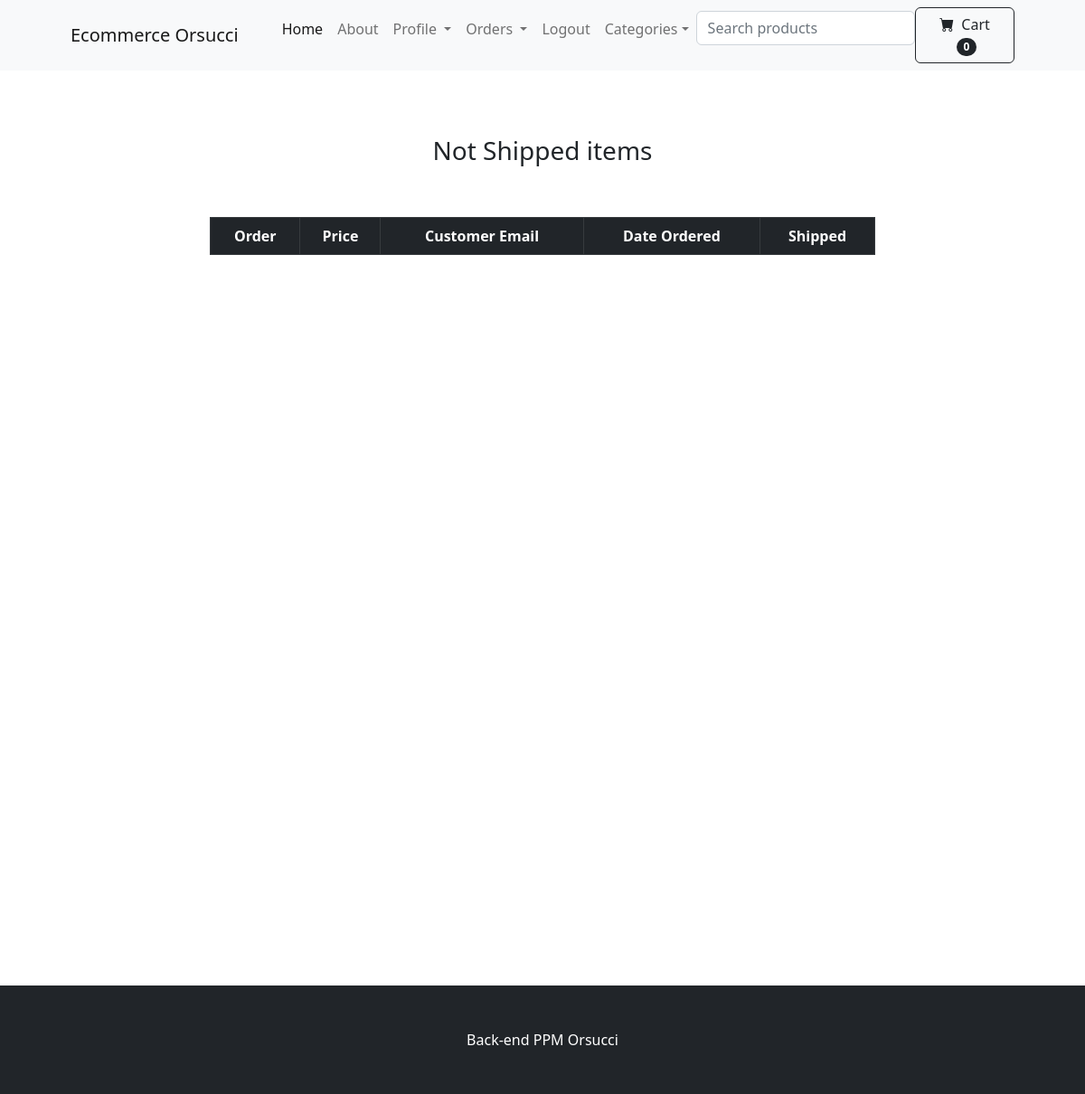
Page /payment/not_shipped_dash (signed in) on the earlier database version.
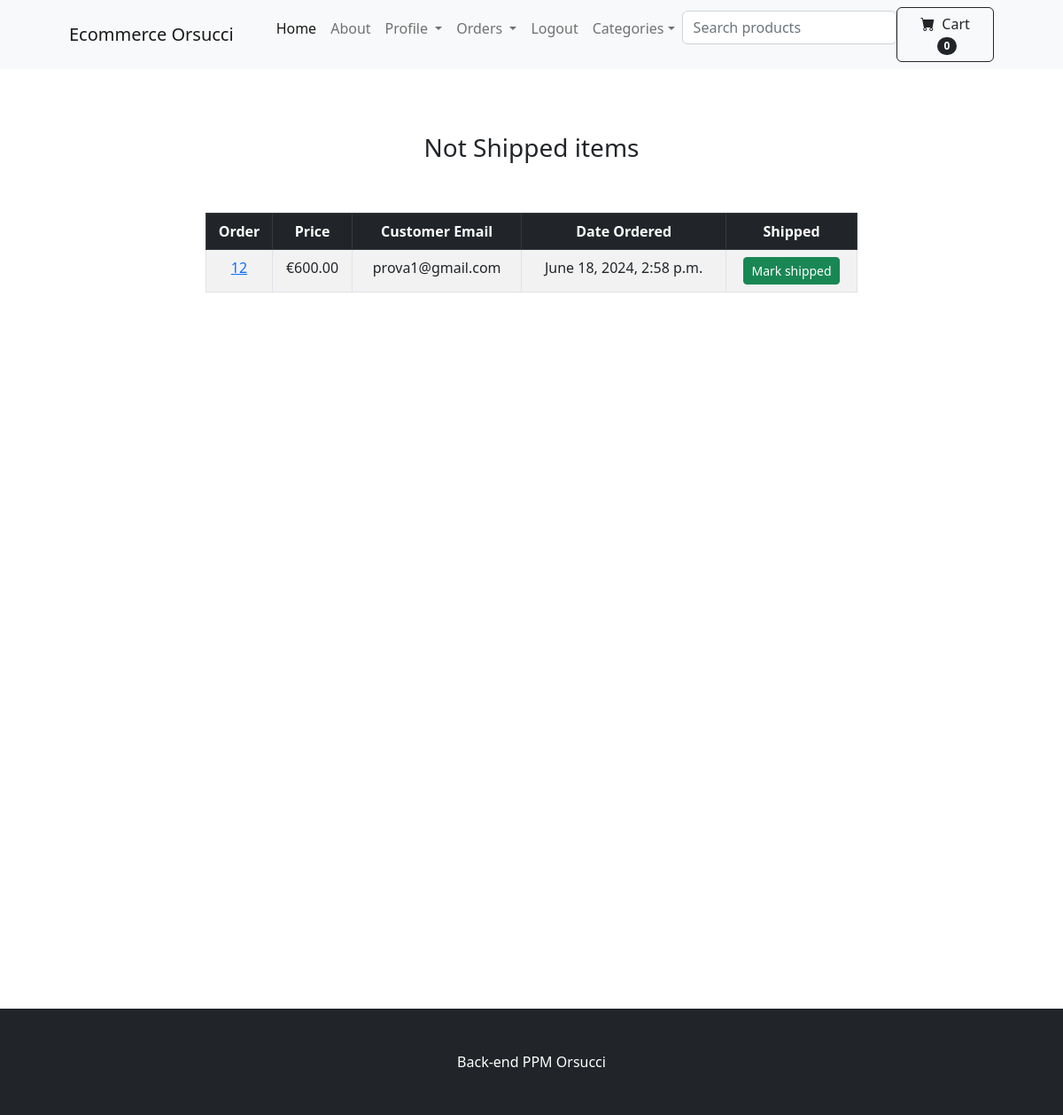
Same page on the later database version.
### payment/models.py (models this page shows, shortened)
class Order(models.Model):
    user = models.ForeignKey(User, on_delete=models.CASCADE, null=True, blank=True)
    full_name = models.CharField(max_length=250)
    email = models.EmailField(max_length=250)
    shipping_address = models.TextField(max_length=15000)
    amount_paid = models.DecimalField(max_digits=10, decimal_places=2)
    date_ordered = models.DateTimeField(auto_now_add=True)
    shipped = models.BooleanField(default=False)
    date_shipped = models.DateTimeField(null=True, blank=True)

### payment/views.py (the view, shortened to what this page needs)
# urls.py: path('not_shipped_dash', views.not_shipped_dash, name='not_shipped_dash'),
def not_shipped_dash(request):
    if request.user.is_authenticated and request.user.is_superuser:
        orders = Order.objects.filter(shipped=False)
        return render(request, "payment/not_shipped_dash.html", {"orders":orders})
    else:
        messages.success(request, "Access Denied")
        return redirect('home')

### cart/cart.py (called while the page is built)
    def __len__(self):
        return len(self.cart)

### cart/context_processor.py (called while the page is built)
def cart(request):
    return {'cart': Cart(request)}

### store/views.py (called while the page is built)
def add_variable_to_context(request):
    return {
        'categories': Category.objects.all()
    }

### payment/templates/payment/not_shipped_dash.html (shortened to what this page needs)
{% extends 'base.html' %}
{%block content %}
<div class="container">
    <div class="row justify-content-center">
        <div class="col-8 text-center">
            <br/><br/><br/>
            <h3> Not Shipped items</h3>
            <br/><br/>
            <table class="table table-striped table-hover table-bordered">
                <thead class="table-dark">
                <tr>
                    <th scope="col">Order</th>
                    <th scope="col">Price</th>
                    <th scope="col">Customer Email</th>
                    <th scope="col">Date Ordered</th>
                    <th scope="col">Shipped</th>
                </tr>
                </thead>
                <tbody>
                    {% for item in orders %}
                    <tr>
                        <td>
                            <a href="{% url 'orders' item.id %}">
                                {{ item.id }}
                            </a>
                        </td>
                        <td>€{{ item.amount_paid }}</td>
                        <td>{{ item.email }}</td>
                        <td>{{ item.date_ordered }}</td>
                        <td>
                            <form method="POST">
                                <button type="submit" class="btn btn-success btn-sm"> Mark shipped </button>
                            </form>
                        </td>
                    </tr>
                    {% endfor %}
                </tbody>
            </table>
            <br/><br/><br/><br/><br/><br/>
            <br/><br/><br/><br/><br/><br/>
            <br/><br/><br/><br/><br/><br/>
            <br/><br/><br/><br/><br/><br/>
            <br/><br/><br/><br/><br/><br/>
        </div>
    </div>
</div>
{% endblock %}

Differences in the rows shown:
added Order: id "12", amount_paid "600.00", email "prova1@gmail.com", date_ordered "June 18, 2024, 2:58 p.m."
